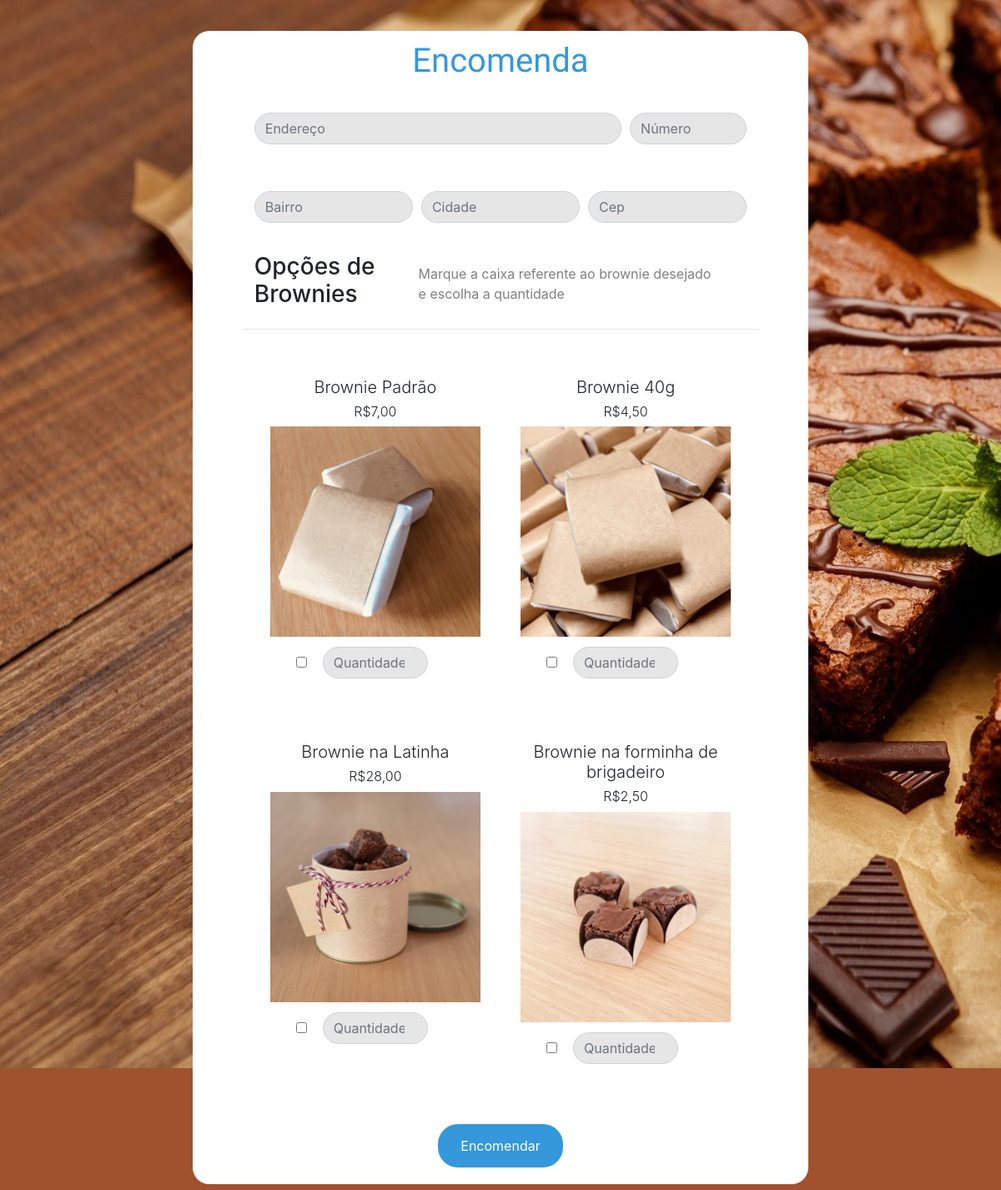
/encomenda (signed in), run on the app's committed database.
### models.py (models this page shows, shortened)
class Product(db.Model):
    id = db.Column(db.Integer, primary_key=True)
    title = db.Column(db.String(100), nullable=False)
    img = db.Column(db.String(100), nullable=False)
    desc = db.Column(db.String(500))
    price = db.Column(db.Float, nullable=False)

### views.py (the view)
@views.route('/encomenda')
@login_required
def order():
    products = Product.query.all()
    return render_template('order.html', products=products)

### __init__.py (called while the page is built)
def create_app(config_file='config.py'):
    app = Flask(__name__)
    app.config.from_pyfile(config_file)
    db.init_app(app)
    login_manager.login_view = 'auth.login'
    login_manager.init_app(app)
    from .models import User
    @login_manager.user_loader
    def load_user(user_id):
        return User.query.get(int(user_id))
    from .models import models
    app.register_blueprint(models)
    from .views import views
    app.register_blueprint(views)
    from .auth import auth
    app.register_blueprint(auth)
    return app

### templates/order.html (shortened to what this page needs)
<!DOCTYPE html>
<html lang="pt-br">
<head>
    <link rel="stylesheet" type="text/css" href="{{ url_for('static', filename='css/order.css') }}">
    <link rel="stylesheet" href="https://maxcdn.bootstrapcdn.com/bootstrap/4.0.0/css/bootstrap.min.css"
>
</head>
<body class="row">
    <div class="encomenda-form mx-auto align-middle">
        <div class="box mx-auto align-middle">
            <form class="form-row" action="/encomenda" method="POST">
                <h1 class="text-center col-12">Encomenda</h1>
                <div class="form-group col-9">
                    <input class="form-control" type="text" size="60" name="street" id="street" placeholder="Endereço" required>
                </div>
                <div class="form-group col-3">
                    <input class="form-control" type="text" name="number" id="number" placeholder="Número" required>
                </div>
                <div class="form-group col-4">
                    <input class="form-control" type="text" size="40" name="district" id="district" placeholder="Bairro" required>
                </div>
                <div class="form-group col-4">
                    <input class="form-control" type="text" size="40" name="city" id="city" placeholder="Cidade" required>
                </div>
                <div class="form-group col-4">
                    <input class="form-control" type="text" size="10" maxlength="9" name="cep" id="cep" placeholder="Cep" autofocus required>
                </div>
                <div class="form-group col-12 row">
                    <h3 class="col-4">Opções de Brownies</h3>
                    <p class="col-8 my-auto">Marque a caixa referente ao brownie desejado e escolha a quantidade</p>
                    <hr class="col-12">
                </div>
                {% for product in products %}
                <div class="form-group col-sm-12 col-md-6 col-lg-6 px-4 py-4">
                    <h5 class="font-weight-light text-center">{{ product.title }}</h5>
                    <h6 class="font-weight-light text-center">R${{ ("%.2f"|format(product.price)|string).replace('.', ',') }}</h6>
                    <label class="image-checkbox">
                        <img class="img-fluid mx-auto d-block" src="{{ url_for('static', filename=product.img) }}">
                        <div>
                            <div class="py-1">
                                <input class="form-check-input col-3" type="checkbox" name="brownie-type{{ loop.index }}" id="brownie-tipo" value="{{ product.title }}">
                            </div>
                            <input type="number" class="form-control w-50 col-6 my-1" min="1" name='quantity{{ loop.index }}' placeholder="Quantidade" id="quantity">
                        </div>
                    </label>
                </div>
                {% endfor %}
                <input type="submit" name="" value="Encomendar">
            </form>
        </div>
    </div>
</body>
</html>

### static/css/order.css (style rules this page uses)
body { margin: 0; padding: 0; background-image: url(../img/imagem_fundo.jpg); background-repeat: no-repeat; }
body.row { background-color: sienna; }
.encomenda-form { width: 60%; min-width: 500px; border-radius: 20px; background-color: white; margin-top: 3%; margin-bottom: 3%; }
.box h1 { margin-top: 2%; margin-bottom: 3%; color: #3498db; font-family: 'Chewy', cursive; }
.form-group p { color: grey; }
.box { width: 80%; min-width: 300px; }
.box input,.box select { background: none; margin: 20px auto; outline: none; color:black; border-radius: 24px; transition: 0.25s; background-color: #e6e6e6; }
.box input[type = "submit"] { width: 25%; min-width: 150px; border:0; background: none; display:block; margin: 20px auto; text-align: center; padding: 14px 10px; outline: none; color: white; border-radius: 24px; transition: 0.25s; cursor:pointer; background-color: #3498db; }

### data on the page
Product: title "Brownie Padrão", price "7,00", img (picture)
Product: title "Brownie 40g", price "4,50", img (picture)
Product: title "Brownie na Latinha", price "28,00", img (picture)
Product: title "Brownie na forminha de brigadeiro", price "2,50", img (picture)
